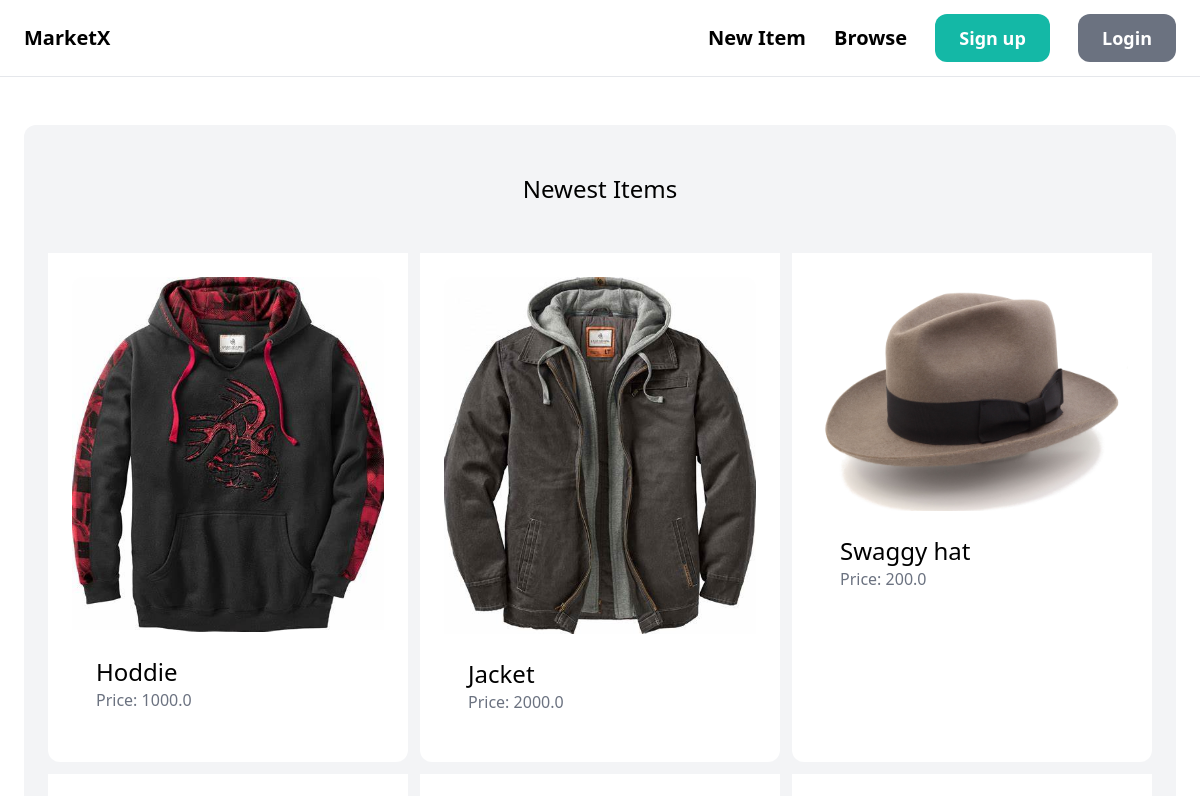
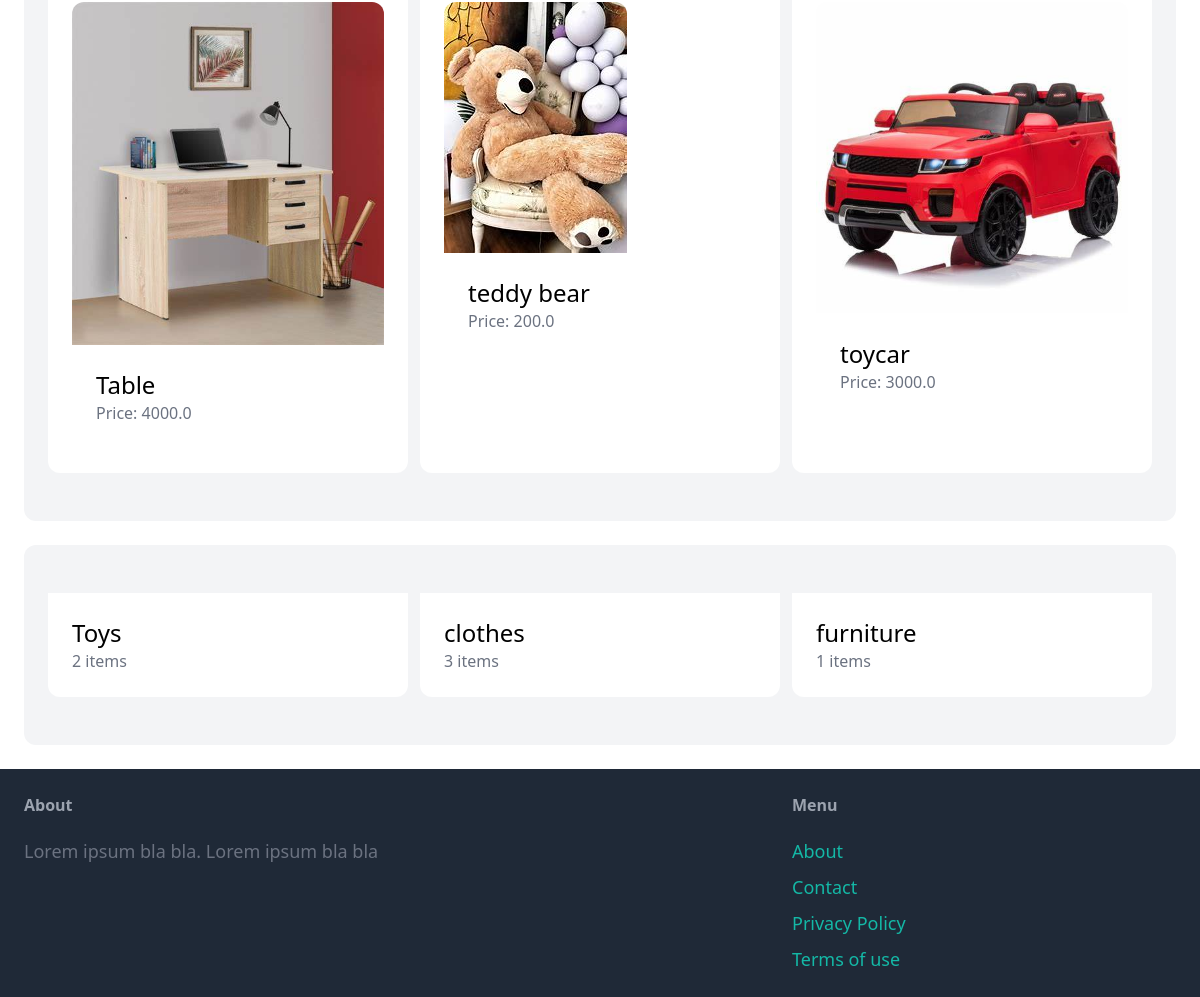
The page / on the database its author committed (2 pictures, top to bottom).
### item/models.py (models this page shows, shortened)
class Items(models.Model):
    name=models.CharField(max_length=255)
    category=models.ForeignKey(Category,related_name='items',on_delete=models.CASCADE)
    description=models.TextField(blank=True, null=True)
    price=models.FloatField()
    image=models.ImageField(upload_to="item_images",blank=True, null=True)
    is_sold=models.BooleanField(default=False)
    created_by=models.ForeignKey(User, related_name='items',on_delete=models.CASCADE)
    created_at=models.DateTimeField(auto_now_add=True)
    class Meta:
        verbose_name_plural="Items"
        ordering=('name',)

class Category(models.Model):
    name=models.CharField(max_length=255)
    class Meta:
        verbose_name_plural='Categories'
        ordering=('name',)

### core/views.py (the view)
# urls.py: path('',views.index,name='index'),
def index(request):
    items=Items.objects.all()[0:6]
    category=Category.objects.all()
    return render(request,'core/index.html',{
                  'categories':category,
                  'items':items
                  })

### core/templates/core/index.html (shortened to what this page needs)
{%extends 'core/base.html'%}
{%block content%}
<div class='mt-6 px-6 py-12 bg-gray-100 rounded-xl'>
    <h2 class="mb-12 text-2xl text-center">Newest Items</h2>
    <div class="grid grid-cols-3 gap-3">
        {%for item in items%}
        <div class="p-6 bg-white rounded-b-xl">
        <a href="{%url 'item:detail' item.id%}">
            <div>
                <img src="{{item.image.url}}" class="rounded-t-xl ">
            </div>
        </a>
            <div class="p-6 bg-white rounded-b-xl">
                <h2 class="text-2xl">{{item.name}} </h2>
                <p class="text-gray-500">Price: {{item.price}}</p>
            </div>
        </div>
        {%endfor%}
</div>
</div>
<div class='mt-6 px-6 py-12 bg-gray-100 rounded-xl'>
    <div class="grid grid-cols-3 gap-3">
    {%for cat in categories%}
            <div class="p-6 bg-white rounded-b-xl">
                <h2 class="text-2xl">{{cat.name}} </h2>
                <p class="text-gray-500">{{cat.items.count}} items</p>
            </div>
    {%endfor%}
        </div>
</div>
{%endblock%}

### core/templates/core/base.html (shortened to what this page needs)
<!DOCTYPE html>
<html lang="en">
<head>
    <script src="https://cdn.tailwindcss.com"></script>
</head>
<body>
    <nav class="py-6 px-6 flex justify-between items-center border-b border-gray-200">
        {%if request.user.is_authenticated%}
        <a href="/" class="text-xl font-semibold">Welcome {{request.user.username}}</a>
        {%else%}
        <a href="/" class="text-xl font-semibold">MarketX</a>
        {%endif%}
        <div class="space-x-6">
            <a href="{%url 'item:new'%}" class="text-xl font-semibold hover:text-gray-500">New Item</a>
            <a href="{%url 'item:items'%}" class="text-xl font-semibold hover:text-gray-500">Browse</a>
            {%if request.user.is_authenticated%}
                <a href="{%url 'conversation:inbox'%}" class="px-6 py-3 text-lg font-semibold bg-teal-500 text-white rounded-xl hover:bg-teal-700">Inbox</a>
                {%if request.path == '/dashboard/'%}
                <a href="{%url 'core:logout'%}" class="px-6 py-3 text-lg font-semibold bg-red-500 text-white rounded-xl hover:bg-red-700">Logout</a>
                {%else%}
                <a href="{%url 'dashboard:index'%}" class="px-6 py-3 text-lg font-semibold bg-gray-500 text-white rounded-xl hover:bg-gray-700">Dashboard</a>
                {%endif%}
            {%else%}
                <a href="{%url 'core:signup'%}" class="px-6 py-3 text-lg font-semibold bg-teal-500 text-white rounded-xl hover:bg-teal-700">Sign up</a>
                <a href="{%url 'core:login'%}" class="px-6 py-3 text-lg font-semibold bg-gray-500 text-white rounded-xl hover:bg-gray-700">Login</a>
            {%endif%}
        </div>
    </nav>
    <div class="px-6 py-6">
        {%block content%}{%endblock%}
    </div>
    <footer class="py-6 px-6 flex justify-between bg-gray-800">
        <div class="w-2/3 pr-10">
            <h3 class="mb-5 font-semibold text-gray-400">About</h3>
            <p class="text-lg text-gray-500">Lorem ipsum bla bla. Lorem ipsum  bla bla</p>
        </div>
        <div class="w-1/3">
            <h3 class="mb-5 font-semibold text-gray-400">Menu</h3>
            <ul class="space-y-2">
                <li><a href="#" class="text-lg text-teal-500 hover:text-teal-700">About</a>
                <li><a href="{%url 'core:contact'%}" class="text-lg text-teal-500 hover:text-teal-700">Contact</a>
                <li><a href="#" class="text-lg text-teal-500 hover:text-teal-700">Privacy Policy</a>
                <li><a href="#" class="text-lg text-teal-500 hover:text-teal-700">Terms of use</a>
                </ul>
</body>
</html>

### rows shown on the page
Items: image (picture), name "Hoddie", price "1000.0"
Items: image (picture), name "Jacket", price "2000.0"
Items: image (picture), name "Swaggy hat", price "200.0"
Items: image (picture), name "Table", price "4000.0"
Items: image (picture), name "teddy bear", price "200.0"
Items: image (picture), name "toycar", price "3000.0"
Category: name "Toys", items.count "2"
Category: name "clothes", items.count "3"
Category: name "furniture", items.count "1"
